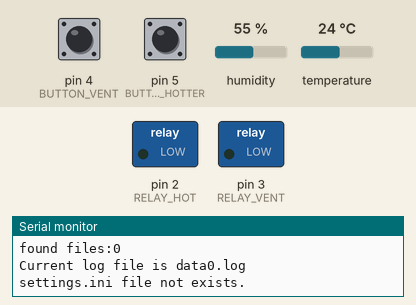
Simulated run of this sketch. Board: Arduino Nano, built with avr-gcc and run on an emulated ATmega328P. Parts: switched loads named in the sketch (green lamp = pin HIGH), the last lines printed to the serial monitor. The test bench sets the inputs (shaded band); at power-on: pin 4 (BUTTON_VENT) HIGH, pin 5 (BUTTON_HOTTER) HIGH, humidity 55 %, temperature 24 °C. Storage starts empty.

Above: at 2.3 s.
2.4 s: pin 4 (BUTTON_VENT) pulled LOW for 3.2 s
At 5.2 s:
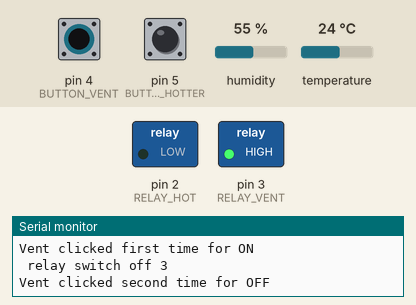
7.1 s: pin 5 (BUTTON_HOTTER) pulled LOW for 3.2 s
At 10.0 s:
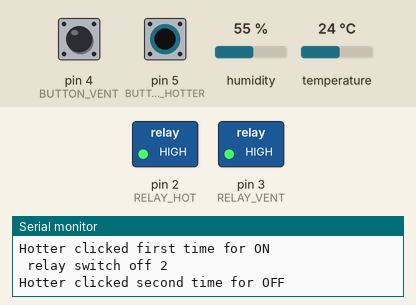
11.8 s: pin 4 (BUTTON_VENT) pulled LOW for 0.15 s
At 13.0 s:
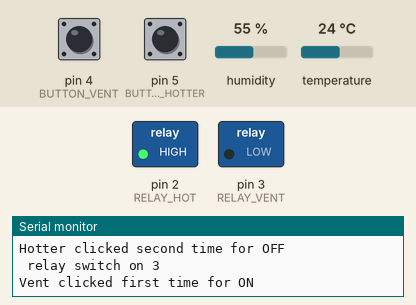
13.4 s: pin 4 (BUTTON_VENT) pulled LOW for 1 s
At 14.7 s:
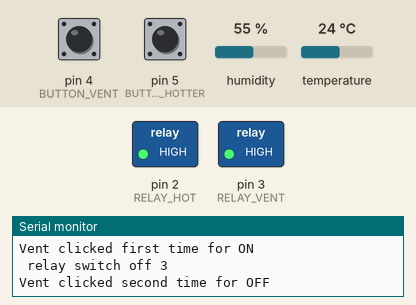
15.9 s: pin 5 (BUTTON_HOTTER) pulled LOW for 0.15 s
At 16.3 s:
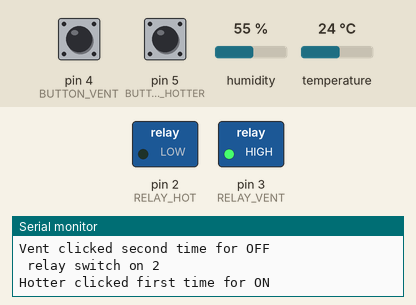
Timing chart, 0 to 61.5 s (numbered marks = the images above; inputs shaded):
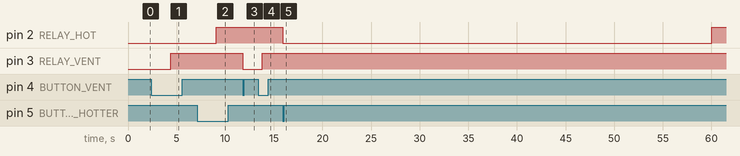

The sketch:

my_garage.ino
```cpp
#include <DHT.h>
#include <DHT_U.h>
#include <SD.h>
//#include <Wire.h>

/*####################################################################
  BOARD -> ARDUINO NANO
  sensor www.microbot.it temp+humidity
   +5V   -> 5V
   GND   -> GND
   DATA  -> digital pin 8

  #######################################################################*/

//switch on vent on
int humidity_on = 80;
//switch off vent on
int humidity_off = 40;
//switch on hotter on
int temper_on = 4;
//switch off hotter on
int temper_off = 8;
unsigned int gettemp = 0;

#include <SimpleDHT.h>
int pinDHT11 = 8;
SimpleDHT11 dht11(pinDHT11);

#define RELAY_HOT 2
#define RELAY_VENT 3
int states [RELAY_VENT + 1] = {HIGH, HIGH, HIGH, HIGH};

#define SD_CS 10
String iniFile = "settings.ini";
String logFile;
// variables will change:
int buttonVentState = LOW;         // variable for reading the pushbutton status
int buttonHotterState = LOW;         // variable for reading the pushbutton status
#define BUTTON_VENT  4         // pin for reading the pushbutton status
#define BUTTON_HOTTER  5         // pin for reading the pushbutton status
unsigned long time_pressed_vent = 0;
unsigned long time_pressed_hotter = 0;

void setup()
{
  pinMode(RELAY_VENT, OUTPUT);
  pinMode(RELAY_HOT, OUTPUT);
  // initialize the pushbutton pin as an input:
  pinMode(BUTTON_VENT, INPUT_PULLUP);
  pinMode(BUTTON_HOTTER, INPUT_PULLUP);
  Serial.begin(9600);
  while (!Serial) {
    ; // wait for serial port to connect. Needed for native USB port only
  }
  delay(1000);          // wait for sensor initialization

  Serial.print("\n[memCheck]");
  Serial.println(freeRam());

  readTemp();
  pinMode(SD_CS, OUTPUT);
  if (!SD.begin(SD_CS)) {
    Serial.println("initialization SD failed!");
    return;
  }
  Serial.println("initialization SD done.");
  logFile = "data";
  logFile += getCountFiles() ;
  logFile += ".log";
  Serial.println("Current log file is " + logFile);
  readSettings();
}
#define DELAY_BEFORE_PRESS 2000 //2 sec
void loop()
{
  ventButton();
  hotterButton();
  // count 60 seconds
  if (millis() / 60000 != gettemp) {
    gettemp = millis() / 60000;
    //log(readDHT());
    if (gettemp % 2 == 0) {
      checkHumidity();
    }
    else {
      checkTemper();
    }
  }
}
void ventButton() {
  //Serial.println(digitalRead(BUTTON_VENT));
  long dl = millis() -  time_pressed_vent;
  if (dl > DELAY_BEFORE_PRESS || dl < 0) {
    if (digitalRead(BUTTON_VENT) == LOW) {
      if (buttonVentState == LOW) {
        buttonVentState = HIGH;
        time_pressed_vent = millis() ;
        ventOn();
        Serial.println("Vent clicked first time for ON");
      }
      else {
        buttonVentState = LOW;
        time_pressed_vent = millis();
        ventOff();
        Serial.println("Vent clicked second time for OFF");
      }
    }
  }
}
void hotterButton() {
  long dl = millis() -  time_pressed_hotter;
  if (dl > DELAY_BEFORE_PRESS || dl < 0) {
    if (digitalRead(BUTTON_HOTTER) == LOW) {
      if (buttonHotterState == LOW) {
        buttonHotterState = HIGH;
        time_pressed_hotter = millis() ;
        hotterOn();
        Serial.println("Hotter clicked first time for ON");
      }
      else {
        buttonHotterState = LOW;
        time_pressed_hotter = millis();
        hotterOff();
        Serial.println("Hotter clicked second time for OFF");
      }
    }
  }
}
int getCountFiles() {
  File root = SD.open("/");
  int counter = 0;
  while (true) {

    File entry =  root.openNextFile();
    if (! entry) {
      // no more files
      break;
    }
    counter += 1;
    entry.close();
  }
  Serial.print("found files:");
  Serial.println(counter);
  return counter;
}
void readSettings() {
  if (checkSettings()) {
    File confFile = SD.open(iniFile);
    Serial.println(iniFile + " : ");

    humidity_on = readInt(confFile);
    humidity_off = readInt(confFile);
    String hum = String("humidity on ");
    hum += humidity_on;
    hum += " off ";
    hum += humidity_off;
    Serial.println(hum);

    temper_on = readInt(confFile);
    temper_off = readInt(confFile);
    confFile.close();
    String hot = String("hotter on ");
    hot += temper_on;
    hot += " off ";
    hot += temper_off;
    Serial.println(hot);
  }
}
int readInt(File file) {
  int k = 0;
  int num2 = 0;
  while (file.available()) {
    char s = file.read();
    if (s >= 48 && s <= 57) {
      k++;
      num2 = num2 * 10 + s - '0';
    }
    else if (k > 0) {
      break;
    }
  }
  String result = String();
  result += "-";
  result += num2;
  result += "-";
  Serial.println(result);
  return num2;
}

bool checkSettings() {
  Serial.print(iniFile);
  if (SD.exists(iniFile))
  {
    Serial.println(" file exists.");
    return true;
  }
  Serial.println(" file not exists.");
  return false;
}
void readTemp() {
  Serial.println("=================================");
  Serial.println("Sample DHT11...");

  // read without samples.
  byte temperature = 0;
  byte humidity = 0;
  int err = SimpleDHTErrSuccess;
  if ((err = dht11.read(&temperature, &humidity, NULL)) != SimpleDHTErrSuccess) {
    Serial.print("Read DHT11 failed, err="); Serial.println(err); delay(1000);
    return;
  }

  Serial.print("Sample OK: ");
  Serial.print((int)temperature); Serial.print(" *C, ");
  Serial.print((int)humidity); Serial.println(" H");

  // DHT11 sampling rate is 1HZ.
}
void ventOn() {

  if (states[RELAY_VENT] == HIGH || buttonVentState == HIGH) {
    digitalWrite(RELAY_VENT, LOW);  //switch ON
    states[RELAY_VENT] = LOW;
    String msg = String("relay switch on ");
    msg += RELAY_VENT;
    log(msg);
  }
}
void ventOff() {
  if (states[RELAY_VENT] == LOW && buttonVentState == LOW) {
    digitalWrite(RELAY_VENT, HIGH);  // switch OFF
    states[RELAY_VENT] = HIGH;
    String msg = String("relay switch off ");
    msg += RELAY_VENT;
    log(msg);
  }
}

void hotterOn() {

  if (states[RELAY_HOT] == HIGH || buttonVentState == HIGH) {
    digitalWrite(RELAY_HOT, LOW);  //switch ON
    states[RELAY_HOT] = LOW;
    String msg = String("relay switch on ");
    msg += RELAY_HOT;
    log(msg);
  }
}
void hotterOff() {
  if (states[RELAY_HOT] == LOW && buttonVentState == LOW) {
    digitalWrite(RELAY_HOT, HIGH);  // switch OFF
    states[RELAY_HOT] = HIGH;
    String msg = String("relay switch off ");
    msg += RELAY_HOT;
    log(msg);
  }
}

void log(String msg) {
  File myFile = SD.open(logFile, FILE_WRITE);
  String record = ""; //get_time();
  record += (" " + msg);
  Serial.println(record);
  myFile.println(record);
  myFile.close();
}

void checkHumidity() {
  int currentValue = getHumidity();
  if (currentValue >= humidity_on) {
    ventOn();
  }
  if (currentValue <= humidity_off) {
    ventOff();
  }
}

void checkTemper() {
  int currentValue = getTemper();
  if (currentValue <= temper_on) {
    hotterOn();
  }
  if (currentValue >= temper_off) {
    hotterOff();
  }
}


int getHumidity() {
  // Reading temperature or humidity takes about 250 milliseconds!
  // Sensor readings may also be up to 2 seconds 'old' (its a very slow sensor)
  // read without samples.
  byte temperature = 0;
  byte humidity = 0;
  int err = SimpleDHTErrSuccess;
  if ((err = dht11.read(&temperature, &humidity, NULL)) != SimpleDHTErrSuccess) {
    Serial.print("Read DHT11 failed, err="); Serial.println(err); delay(1000);
    return 0;
  }
  String msg = String("humidity is ");
  //************** DEBUG ONLY
  //humidity = random(40) + 60;
  msg += humidity;
  log(msg);
  return humidity;
}

int getTemper() {
  // Reading temperature or humidity takes about 250 milliseconds!
  // Sensor readings may also be up to 2 seconds 'old' (its a very slow sensor)
  // read without samples.
  byte temperature = 0;
  byte humidity = 0;
  int err = SimpleDHTErrSuccess;
  if ((err = dht11.read(&temperature, &humidity, NULL)) != SimpleDHTErrSuccess) {
    Serial.print("Read DHT11 failed, err="); Serial.println(err); delay(1000);
    return 100;
  }
  String msg = String("temperature is ");
  //************** DEBUG ONLY
  //temperature = random(10);
  msg += temperature;
  log(msg);
  return temperature;
}
int freeRam () {
  extern int __heap_start, *__brkval;
  int v;
  return (int) &v - (__brkval == 0 ? (int) &__heap_start : (int) __brkval);
}
```

Measured:
- after the input at 2.4 s, pin 3 (RELAY_VENT): LOW → HIGH after 2.0 s
- after the input at 7.1 s, pin 2 (RELAY_HOT): LOW → HIGH after 2.0 s
- after the input at 11.8 s, pin 3 (RELAY_VENT): HIGH → LOW at once
- after the input at 13.4 s, pin 3 (RELAY_VENT): LOW → HIGH after 0.40 s
- after the input at 15.9 s, pin 2 (RELAY_HOT): HIGH → LOW at once, → HIGH 44.1 s later
